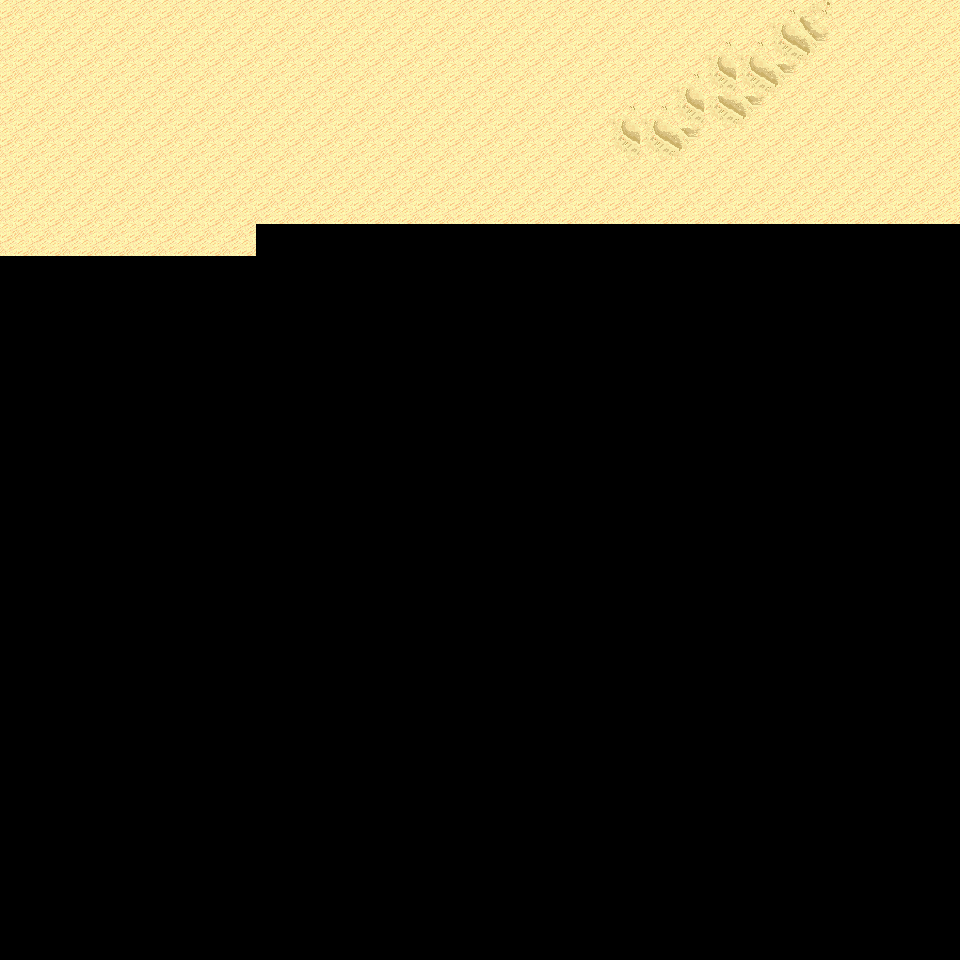

Below is a game level as drawn by its tile map, then a one-line description and the .tmx that defines it (tile-layer data replaced by summaries):
An orthogonal 30x30 tile map with 32x32 px tiles, 6 tile layers (Ground, Object, Object2, Above, ...), 16 tilesets and 2 objects (2x mapExit).

<map version="1.0" orientation="orthogonal" renderorder="right-down" width="30" height="30" tilewidth="32" tileheight="32" nextobjectid="3">
  <tileset firstgid="1" name="tileset_logic_collision" tilewidth="32" tileheight="32" tilecount="1" columns="1">
    <image source="../drawable/tileset_logic_collision.png" width="32" height="32" />
  </tileset>
  <tileset firstgid="2" name="tileset_ground_ground" tilewidth="32" tileheight="32" tilecount="33" columns="3">
    <image source="../drawable/tileset_ground_ground.png" width="96" height="352" />
  </tileset>
  <tileset firstgid="35" name="tileset_terrain_desert" tilewidth="32" tileheight="32" tilecount="88" columns="8">
    <image source="../drawable/tileset_terrain_desert.png" width="256" height="352" />
  </tileset>
  <tileset firstgid="123" name="tileset_ground_sand_edges" tilewidth="32" tileheight="32" tilecount="15" columns="5">
    <image source="../drawable/tileset_ground_sand_edges.png" width="160" height="96" />
  </tileset>
  <tileset firstgid="138" name="tileset_ground_sand_2" tilewidth="32" tileheight="32" tilecount="15" columns="5">
    <image source="../drawable/tileset_ground_sand_2.png" width="160" height="96" />
  </tileset>
  <tileset firstgid="153" name="tileset_building_stone_ruins" tilewidth="32" tileheight="32" tilecount="72" columns="6">
    <image source="../drawable/tileset_building_stone_ruins.png" width="192" height="384" />
  </tileset>
  <tileset firstgid="225" name="tileset_item_statue_blackened_column" tilewidth="32" tileheight="32" tilecount="4" columns="1">
    <image source="../drawable/tileset_item_statue_blackened_column.png" width="32" height="128" />
  </tileset>
  <tileset firstgid="229" name="tileset_item_statue_skull_carving" tilewidth="32" tileheight="32" tilecount="4" columns="2">
    <image source="../drawable/tileset_item_statue_skull_carving.png" width="64" height="64" />
  </tileset>
  <tileset firstgid="233" name="tileset_item_statue_skullpedestal" tilewidth="32" tileheight="32" tilecount="2" columns="1">
    <image source="../drawable/tileset_item_statue_skullpedestal.png" width="32" height="64" />
  </tileset>
  <tileset firstgid="235" name="tileset_plant_tree_banana_tree" tilewidth="32" tileheight="32" tilecount="40" columns="4">
    <image source="../drawable/tileset_plant_tree_banana_tree.png" width="128" height="320" />
  </tileset>
  <tileset firstgid="275" name="tileset_plant_tree_palm_tree" tilewidth="32" tileheight="32" tilecount="6" columns="2">
    <image source="../drawable/tileset_plant_tree_palm_tree.png" width="64" height="96" />
  </tileset>
  <tileset firstgid="281" name="tileset_plant_tree_palm_trees" tilewidth="32" tileheight="32" tilecount="40" columns="4">
    <image source="../drawable/tileset_plant_tree_palm_trees.png" width="128" height="320" />
  </tileset>
  <tileset firstgid="321" name="tileset_plant_bush_large_green" tilewidth="32" tileheight="32" tilecount="9" columns="3">
    <image source="../drawable/tileset_plant_bush_large_green.png" width="96" height="96" />
  </tileset>
  <tileset firstgid="330" name="tileset_plant_cactus" tilewidth="32" tileheight="32" tilecount="2" columns="1">
    <image source="../drawable/tileset_plant_cactus.png" width="32" height="64" />
  </tileset>
  <tileset firstgid="332" name="tileset_plant_lily_pads" tilewidth="32" tileheight="32" tilecount="2" columns="1">
    <image source="../drawable/tileset_plant_lily_pads.png" width="32" height="64" />
  </tileset>
  <tileset firstgid="334" name="tileset_plant_round_cactuses" tilewidth="32" tileheight="32" tilecount="20" columns="10">
    <image source="../drawable/tileset_plant_round_cactuses.png" width="320" height="64" />
  </tileset>
  <layer name="Ground" width="30" height="30">
    <data>[900 cells, 218 non-empty, 5 distinct tile ids]</data>
  </layer>
  <layer name="Object" width="30" height="30">
    <data>[900 cells, 0 non-empty, 0 distinct tile ids]</data>
  </layer>
  <layer name="Object2" width="30" height="30">
    <data>[900 cells, 0 non-empty, 0 distinct tile ids]</data>
  </layer>
  <layer name="Above" width="30" height="30">
    <data>[900 cells, 0 non-empty, 0 distinct tile ids]</data>
  </layer>
  <layer name="Above2" width="30" height="30">
    <data>[900 cells, 0 non-empty, 0 distinct tile ids]</data>
  </layer>
  <layer name="Walkable" width="30" height="30">
    <data>[900 cells, 0 non-empty, 0 distinct tile ids]</data>
  </layer>
  <objectgroup name="MapEvents">
    <object id="1" name="north" type="mapExit" x="0" y="0" width="960" height="32">
      <properties>
        <property name="map" value="level_0_x38_y131" />
        <property name="x" value="0" />
        <property name="y" value="28" />
      </properties>
    </object>
    <object id="2" name="west" type="mapExit" x="0" y="0" width="32" height="960">
      <properties>
        <property name="map" value="level_0_x37_y132" />
        <property name="x" value="28" />
        <property name="y" value="0" />
      </properties>
    </object>
  </objectgroup>
</map>
